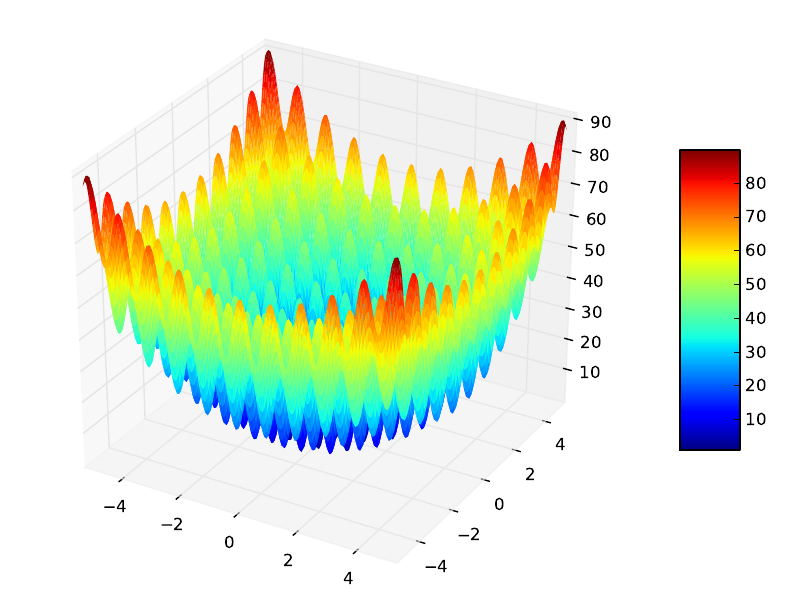

Python code for this plot:
from mpl_toolkits.mplot3d import Axes3D
from matplotlib import cm
from matplotlib.ticker import LinearLocator, FixedLocator, FormatStrFormatter
import matplotlib
matplotlib.use('PDF')
import matplotlib.pyplot as plt
import numpy as np

AMOUNT_OF_POINTS = 150

def Rastrigin(x,y):
	rastriginSum = 0
	rastriginSum += x**2 + 10*np.cos(2*np.pi*x) + 10
	rastriginSum += y**2 + 10*np.cos(2*np.pi*y) + 10
	return rastriginSum


fig = plt.figure()
ax = Axes3D(fig)
X = np.linspace(-5.12, 5.12, AMOUNT_OF_POINTS)
Y = np.linspace(-5.12, 5.12, AMOUNT_OF_POINTS)
X, Y = np.meshgrid(X, Y)

print 'Initializing Function'
zValues = []
for i in range(AMOUNT_OF_POINTS):
	val = Rastrigin(X[i],Y[i])
	zValues.append(val)
print '----Complete----'
print 'Create Numpy array from Function results'
Z = np.array(zValues)
print '----Complete----'
print 'Plotting function'
surf = ax.plot_surface(X, Y, Z, rstride=1, cstride=1, cmap=cm.jet,
        linewidth=0, antialiased=False)
print '----Complete----'
print 'Setting various graph properties'

#ax.w_zaxis.set_major_locator(LinearLocator(10))
ax.w_zaxis.set_major_formatter(FormatStrFormatter('%.0f'))
fig.colorbar(surf, shrink=0.5, aspect=5)
print '----Complete----'
print 'Saving the finished graph to disk'
plt.savefig('Rastrigin')
print '----Complete----'
